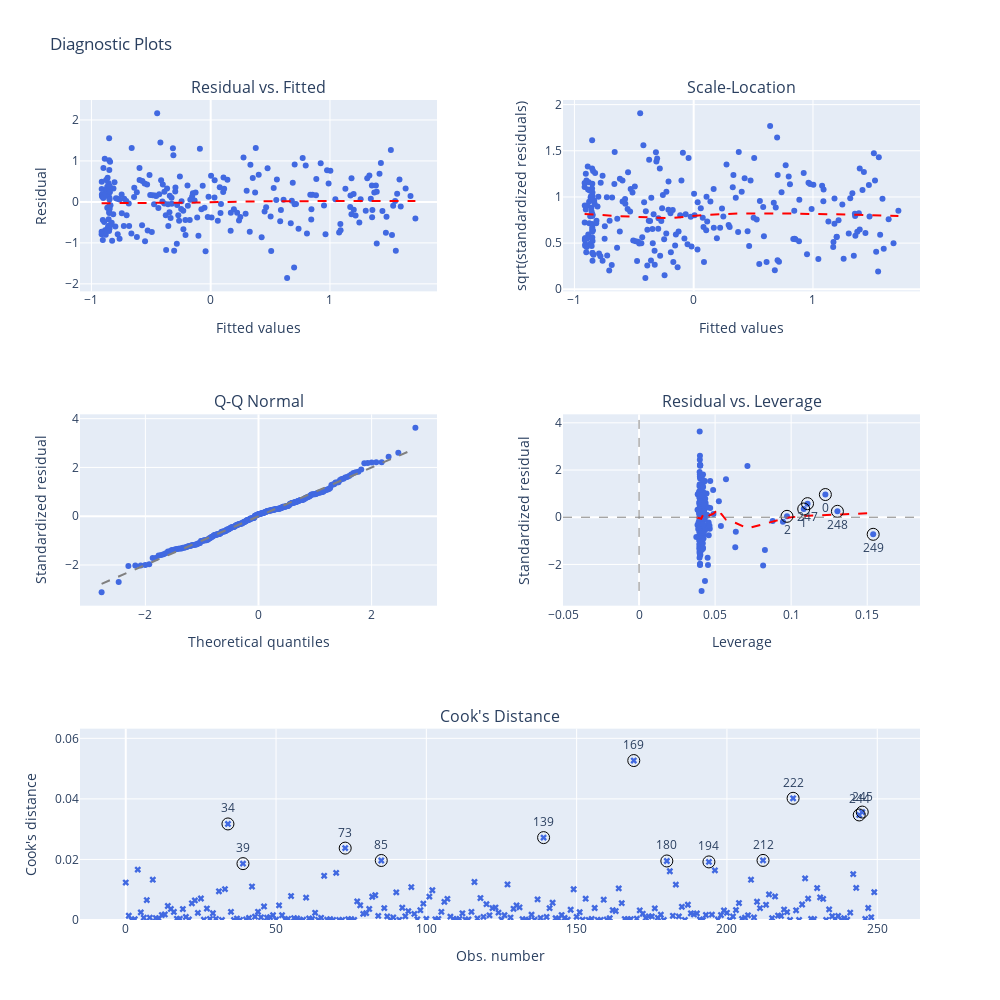

Notebook source saved alongside this figure:
### Code cell
M1.plot_diagosticPlots(y=y)

### Figure 1 — Plotly figure (JSON) as saved in the notebook; plotly's stock layout.template omitted (floating-point values rounded to 4 significant figures; data arrays with more than 128 entries replaced by an {"elided": "..."} marker saying what was removed)
{"data": [{"marker": {"color": "royalblue"}, "mode": "markers", "type": "scatter", "x": {"elided": "250 float values"}, "xaxis": "x", "y": {"elided": "250 float values"}, "yaxis": "y"}, {"line": {"color": "red", "dash": "dash"}, "mode": "lines", "type": "scatter", "x": {"elided": "250 float values"}, "xaxis": "x", "y": {"elided": "250 float values"}, "yaxis": "y"}, {"marker": {"color": "royalblue"}, "mode": "markers", "type": "scatter", "x": {"elided": "250 float values"}, "xaxis": "x2", "y": {"elided": "250 float values"}, "yaxis": "y2"}, {"line": {"color": "red", "dash": "dash"}, "mode": "lines", "type": "scatter", "x": {"elided": "250 float values"}, "xaxis": "x2", "y": {"elided": "250 float values"}, "yaxis": "y2"}, {"marker": {"color": "royalblue"}, "mode": "markers", "type": "scatter", "x": {"elided": "250 float values"}, "xaxis": "x3", "y": {"elided": "250 float values"}, "yaxis": "y3"}, {"line": {"color": "grey", "dash": "dash"}, "mode": "lines", "type": "scatter", "x": [-2.774, 2.774], "xaxis": "x3", "y": [-2.774, 2.774], "yaxis": "y3"}, {"marker": {"color": "royalblue"}, "mode": "markers", "type": "scatter", "x": {"elided": "250 float values"}, "xaxis": "x4", "y": {"elided": "250 float values"}, "yaxis": "y4"}, {"line": {"color": "red", "dash": "dash"}, "mode": "lines", "type": "scatter", "x": {"elided": "250 float values"}, "xaxis": "x4", "y": {"elided": "250 float values"}, "yaxis": "y4"}, {"marker": {"color": "black", "size": 12, "symbol": "circle-open"}, "mode": "markers+text", "name": "High Leverage Points", "text": ["0", "1", "2", "247", "248", "249"], "textposition": "bottom center", "type": "scatter", "x": [0.1225, 0.1083, 0.09727, 0.1108, 0.1304, 0.1539], "xaxis": "x4", "y": [0.9601, 0.3473, 0.03679, 0.5748, 0.2492, -0.7248], "yaxis": "y4"}, {"line": {"color": "grey", "dash": "dash", "width": 1}, "mode": "lines", "type": "scatter", "x": [-0.05, 0.1847], "xaxis": "x4", "y": [0, 0], "yaxis": "y4"}, {"line": {"color": "grey", "dash": "dash", "width": 1}, "mode": "lines", "type": "scatter", "x": [0, 0], "xaxis": "x4", "y": [-3.122, 4.358], "yaxis": "y4"}, {"marker": {"color": "royalblue", "symbol": "x"}, "mode": "markers", "name": "Cook's distance", "type": "scatter", "x": {"elided": "250 int values"}, "xaxis": "x5", "y": {"elided": "250 float values"}, "yaxis": "y5"}, {"marker": {"color": "black", "size": 12, "symbol": "circle-open"}, "mode": "markers+text", "text": ["34", "39", "73", "85", "139", "169", "180", "194", "212", "222", "244", "245"], "textposition": "top center", "type": "scatter", "x": [34, 39, 73, 85, 139, 169, 180, 194, 212, 222, 244, 245], "xaxis": "x5", "y": [0.03172, 0.01862, 0.02374, 0.01966, 0.02721, 0.05266, 0.0195, 0.01918, 0.01968, 0.04019, 0.03469, 0.03565], "yaxis": "y5"}], "layout": {"annotations": [{"font": {"size": 16}, "showarrow": false, "text": "Residual vs. Fitted", "x": 0.2125, "xanchor": "center", "xref": "paper", "y": 1.0, "yanchor": "bottom", "yref": "paper"}, {"font": {"size": 16}, "showarrow": false, "text": "Scale-Location", "x": 0.7875, "xanchor": "center", "xref": "paper", "y": 1.0, "yanchor": "bottom", "yref": "paper"}, {"font": {"size": 16}, "showarrow": false, "text": "Q-Q Normal", "x": 0.2125, "xanchor": "center", "xref": "paper", "y": 0.6167, "yanchor": "bottom", "yref": "paper"}, {"font": {"size": 16}, "showarrow": false, "text": "Residual vs. Leverage", "x": 0.7875, "xanchor": "center", "xref": "paper", "y": 0.6167, "yanchor": "bottom", "yref": "paper"}, {"font": {"size": 16}, "showarrow": false, "text": "Cook's Distance", "x": 0.5, "xanchor": "center", "xref": "paper", "y": 0.2333, "yanchor": "bottom", "yref": "paper"}], "height": 1000, "showlegend": false, "title": {"text": "Diagnostic Plots"}, "width": 1000, "xaxis": {"anchor": "y", "autorange": true, "domain": [0, 0.425], "range": [-1.096, 1.898], "title": {"text": "Fitted values"}, "type": "linear"}, "xaxis2": {"anchor": "y2", "autorange": true, "domain": [0.575, 1], "range": [-1.096, 1.898], "title": {"text": "Fitted values"}, "type": "linear"}, "xaxis3": {"anchor": "y3", "autorange": true, "domain": [0, 0.425], "range": [-3.156, 3.156], "title": {"text": "Theoretical quantiles"}, "type": "linear"}, "xaxis4": {"anchor": "y4", "domain": [0.575, 1], "range": [-0.05, 0.1847], "title": {"text": "Leverage"}, "type": "linear"}, "xaxis5": {"anchor": "y5", "autorange": true, "domain": [0, 1], "range": [-15.22, 264.2], "title": {"text": "Obs. number"}, "type": "linear"}, "yaxis": {"anchor": "x", "autorange": true, "domain": [0.7667, 1.0], "range": [-2.183, 2.487], "title": {"text": "Residual"}, "type": "linear"}, "yaxis2": {"anchor": "x2", "autorange": true, "domain": [0.7667, 1.0], "range": [-0.02224, 2.05], "title": {"text": "sqrt(standardized residuals)"}, "type": "linear"}, "yaxis3": {"anchor": "x3", "autorange": true, "domain": [0.3833, 0.6167], "range": [-3.668, 4.178], "title": {"text": "Standardized residual"}, "type": "linear"}, "yaxis4": {"anchor": "x4", "domain": [0.3833, 0.6167], "range": [-3.747, 4.358], "title": {"text": "Standardized residual"}, "type": "linear"}, "yaxis5": {"anchor": "x5", "domain": [0, 0.2333], "range": [0, 0.06319], "title": {"text": "Cook's distance"}, "type": "linear"}}}
